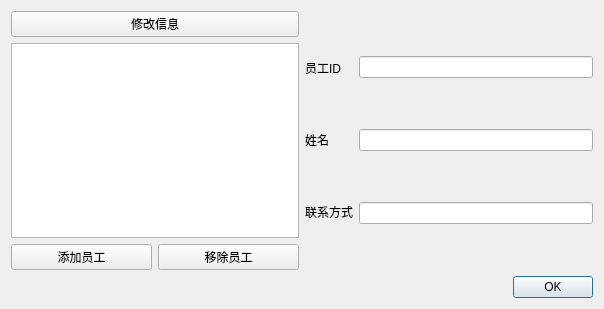
<?xml version="1.0" encoding="UTF-8"?>
<ui version="4.0">
 <class>clerk_management</class>
 <widget class="QDialog" name="clerk_management">
  <property name="geometry">
   <rect>
    <x>0</x>
    <y>0</y>
    <width>604</width>
    <height>309</height>
   </rect>
  </property>
  <property name="windowTitle">
   <string>Dialog</string>
  </property>
  <layout class="QVBoxLayout" name="verticalLayout_5">
   <item>
    <layout class="QHBoxLayout" name="horizontalLayout_2">
     <item>
      <layout class="QVBoxLayout" name="verticalLayout_4">
       <item>
        <widget class="QPushButton" name="modify">
         <property name="text">
          <string>修改信息</string>
         </property>
        </widget>
       </item>
       <item>
        <widget class="QListWidget" name="clerks"/>
       </item>
       <item>
        <layout class="QHBoxLayout" name="horizontalLayout">
         <item>
          <widget class="QPushButton" name="add_clerk">
           <property name="text">
            <string>添加员工</string>
           </property>
          </widget>
         </item>
         <item>
          <widget class="QPushButton" name="remove_clerk">
           <property name="text">
            <string>移除员工</string>
           </property>
          </widget>
         </item>
        </layout>
       </item>
      </layout>
     </item>
     <item>
      <layout class="QHBoxLayout" name="horizontalLayout_3">
       <item>
        <layout class="QVBoxLayout" name="verticalLayout_3">
         <item>
          <widget class="QLabel" name="label">
           <property name="sizePolicy">
            <sizepolicy hsizetype="Preferred" vsizetype="Fixed">
             <horstretch>0</horstretch>
             <verstretch>0</verstretch>
            </sizepolicy>
           </property>
           <property name="text">
            <string>员工ID</string>
           </property>
          </widget>
         </item>
         <item>
          <widget class="QLabel" name="label_2">
           <property name="sizePolicy">
            <sizepolicy hsizetype="Preferred" vsizetype="Fixed">
             <horstretch>0</horstretch>
             <verstretch>0</verstretch>
            </sizepolicy>
           </property>
           <property name="text">
            <string>姓名</string>
           </property>
          </widget>
         </item>
         <item>
          <widget class="QLabel" name="label_3">
           <property name="sizePolicy">
            <sizepolicy hsizetype="Preferred" vsizetype="Fixed">
             <horstretch>0</horstretch>
             <verstretch>0</verstretch>
            </sizepolicy>
           </property>
           <property name="text">
            <string>联系方式</string>
           </property>
          </widget>
         </item>
        </layout>
       </item>
       <item>
        <layout class="QVBoxLayout" name="verticalLayout_2">
         <item>
          <widget class="QLineEdit" name="clerk_id">
           <property name="readOnly">
            <bool>true</bool>
           </property>
          </widget>
         </item>
         <item>
          <widget class="QLineEdit" name="clerk_name">
           <property name="readOnly">
            <bool>true</bool>
           </property>
          </widget>
         </item>
         <item>
          <widget class="QLineEdit" name="clerk_tel">
           <property name="readOnly">
            <bool>true</bool>
           </property>
          </widget>
         </item>
        </layout>
       </item>
      </layout>
     </item>
    </layout>
   </item>
   <item>
    <widget class="QDialogButtonBox" name="buttonBox">
     <property name="orientation">
      <enum>Qt::Horizontal</enum>
     </property>
     <property name="standardButtons">
      <set>QDialogButtonBox::Ok</set>
     </property>
     <property name="centerButtons">
      <bool>false</bool>
     </property>
    </widget>
   </item>
  </layout>
 </widget>
 <resources/>
 <connections>
  <connection>
   <sender>buttonBox</sender>
   <signal>accepted()</signal>
   <receiver>clerk_management</receiver>
   <slot>accept()</slot>
   <hints>
    <hint type="sourcelabel">
     <x>248</x>
     <y>254</y>
    </hint>
    <hint type="destinationlabel">
     <x>157</x>
     <y>274</y>
    </hint>
   </hints>
  </connection>
  <connection>
   <sender>buttonBox</sender>
   <signal>rejected()</signal>
   <receiver>clerk_management</receiver>
   <slot>reject()</slot>
   <hints>
    <hint type="sourcelabel">
     <x>316</x>
     <y>260</y>
    </hint>
    <hint type="destinationlabel">
     <x>286</x>
     <y>274</y>
    </hint>
   </hints>
  </connection>
 </connections>
</ui>
